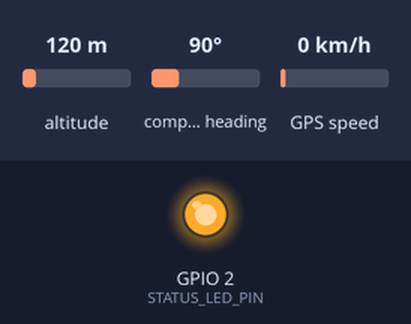
Recording of a sketch running on a simulated ESP8266 (NodeMCU). Parts: output pins drawn as LEDs (lit = HIGH). Inputs (shaded band) come from the test bench; at power-on: altitude 120 m, compass heading 90°, GPS speed 0 km/h. WiFi joins after 1.5 s; servers stay silent unless stated; uploads are accepted with an empty reply; random numbers use the default seed unless the sketch sets one; the GPS gets a fix after 3 s at 37.7749, -122.4194 with 8 satellites; what the sketch prints to the serial monitor is not drawn.

Above: at 0.7 s.
At 2.4 s:
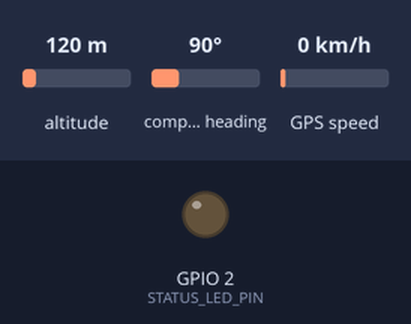
Timing chart, 0 to 3.9 s (numbered marks = the images above):
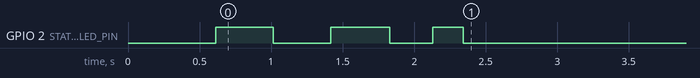

The sketch:

iot.ino
```cpp
/*
 * ARUS IoT sender — ESP8266 + u-blox NEO-6M
 *
 * Library tambahan (Arduino Library Manager): TinyGPSPlus by Mikal Hart
 * Board package: esp8266 by ESP8266 Community
 *
 * Wiring NEO-6M (ubah pin di bawah bila board Anda berbeda):
 *   NEO-6M VCC -> 3V3/5V sesuai modul breakout
 *   NEO-6M GND -> GND
 *   NEO-6M TX  -> D5 / GPIO 14 (GPS_RX_PIN)
 *   NEO-6M RX  -> D6 / GPIO 12 (GPS_TX_PIN, opsional)
 *
 * Isi daftar WIFI_NETWORKS dan SERVER_URL sebelum upload.
 * SERVER_URL harus memakai IP LAN komputer Flask, bukan 127.0.0.1.
 */

#include <ESP8266WiFi.h>
#include <ESP8266HTTPClient.h>
#include <WiFiClientSecureBearSSL.h>
#include <SoftwareSerial.h>
#include <TinyGPSPlus.h>

struct WifiCredential {
  const char *ssid;
  const char *password;
};

const WifiCredential WIFI_NETWORKS[] = {
  {"Azhar Rudin's iPhone", "12345678"}
};

constexpr size_t WIFI_COUNT = sizeof(WIFI_NETWORKS) / sizeof(WIFI_NETWORKS[0]);
constexpr uint32_t WIFI_TIMEOUT_MS = 12000UL;
constexpr uint32_t WIFI_LED_BLINK_MS = 400UL;
const char *SERVER_URL = "https://arus-traffic-intelligence-zeta.vercel.app/api/iot/readings";
const char *DEVICE_ID = "sensor-001";

constexpr int GPS_RX_PIN = 14;  // D5 pada NodeMCU
constexpr int GPS_TX_PIN = 12;  // D6 pada NodeMCU; opsional
constexpr uint32_t GPS_BAUD = 9600;
constexpr uint32_t GPS_MAX_AGE_MS = 10000UL;

// Lokasi cadangan Sensor 001 — koridor Gatot Subroto.
constexpr double FALLBACK_LATITUDE = -6.229171;
constexpr double FALLBACK_LONGITUDE = 106.796941;

// PEMS08 direkam per 5 menit.
constexpr uint32_t SEND_INTERVAL_MS = 5UL * 60UL * 1000UL;

// LED biru onboard NodeMCU V3: D4 / GPIO2, aktif-low.
constexpr int STATUS_LED_PIN = 2;

TinyGPSPlus gps;
SoftwareSerial gpsSerial(GPS_RX_PIN, GPS_TX_PIN);
uint32_t lastSendMs = 0;
uint32_t lastLedBlinkMs = 0;
bool firstReadingPending = true;
bool ledBlinkState = true;

void setupStatusLed() {
  pinMode(STATUS_LED_PIN, OUTPUT);
  digitalWrite(STATUS_LED_PIN, LOW);
}

void setStatusLed(bool on) {
  digitalWrite(STATUS_LED_PIN, on ? LOW : HIGH);
}

void updateDisconnectedLed() {
  const uint32_t now = millis();
  if (now - lastLedBlinkMs < WIFI_LED_BLINK_MS) return;
  lastLedBlinkMs = now;
  ledBlinkState = !ledBlinkState;
  setStatusLed(ledBlinkState);
}

void readGps() {
  while (gpsSerial.available() > 0) {
    gps.encode(gpsSerial.read());
  }
}

void connectWifi() {
  if (WiFi.status() == WL_CONNECTED) return;

  WiFi.mode(WIFI_STA);
  WiFi.persistent(false);

  for (size_t index = 0; index < WIFI_COUNT; ++index) {
    const WifiCredential &network = WIFI_NETWORKS[index];
    if (network.ssid[0] == '\0') continue;

    WiFi.disconnect();
    delay(100);
    Serial.printf("Mencoba Wi-Fi %u/%u: %s", index + 1, WIFI_COUNT, network.ssid);
    WiFi.begin(network.ssid, network.password);

    const uint32_t startedAt = millis();
    while (WiFi.status() != WL_CONNECTED && millis() - startedAt < WIFI_TIMEOUT_MS) {
      readGps();
      updateDisconnectedLed();
      delay(100);
      Serial.print('.');
    }
    Serial.println();

    if (WiFi.status() == WL_CONNECTED) {
      Serial.printf("Wi-Fi tersambung ke %s. IP ESP8266: ", network.ssid);
      Serial.println(WiFi.localIP());
      return;
    }

    Serial.printf("Gagal tersambung ke %s. Mencoba jaringan berikutnya.\n", network.ssid);
  }

  Serial.println("Semua Wi-Fi gagal; daftar akan dicoba lagi pada siklus berikutnya.");
}

float randomFloat(float minimum, float maximum) {
  const float fraction = static_cast<float>(random(0, 1000001)) / 1000000.0f;
  return minimum + fraction * (maximum - minimum);
}

String gpsTimestamp() {
  if (!gps.date.isValid() || !gps.time.isValid() ||
      gps.date.age() > GPS_MAX_AGE_MS || gps.time.age() > GPS_MAX_AGE_MS) return "";

  char timestamp[25];
  snprintf(timestamp, sizeof(timestamp), "%04d-%02d-%02dT%02d:%02d:%02dZ",
           gps.date.year(), gps.date.month(), gps.date.day(),
           gps.time.hour(), gps.time.minute(), gps.time.second());
  return String(timestamp);
}

bool sendReading() {
  // LED normalnya menyala dan hanya padam selama proses pengiriman.
  setStatusLed(false);

  connectWifi();
  if (WiFi.status() != WL_CONNECTED) {
    updateDisconnectedLed();
    return false;
  }
  setStatusLed(false);

  // Nilai trafik otomatis. Kecepatan dibuat berbanding terbalik dengan occupancy.
  const float occupancy = randomFloat(5.0f, 75.0f);       // persen
  const float flow = randomFloat(40.0f, 420.0f);           // kendaraan/5 menit
  const float speed = max(8.0f, 88.0f - occupancy * 0.75f + randomFloat(-7.0f, 7.0f));

  String payload;
  payload.reserve(256);
  payload += "{\"device_id\":\"";
  payload += DEVICE_ID;
  payload += "\",\"flow\":";
  payload += String(flow, 2);
  payload += ",\"occupancy\":";
  payload += String(occupancy, 2);
  payload += ",\"speed\":";
  payload += String(speed, 2);
  const bool gpsReady = gps.location.isValid() && gps.location.age() <= GPS_MAX_AGE_MS;
  const double latitude = gpsReady ? gps.location.lat() : FALLBACK_LATITUDE;
  const double longitude = gpsReady ? gps.location.lng() : FALLBACK_LONGITUDE;
  payload += ",\"latitude\":";
  payload += String(latitude, 6);
  payload += ",\"longitude\":";
  payload += String(longitude, 6);
  if (!gpsReady) {
    Serial.println("GPS tidak valid; memakai lokasi cadangan Sensor 001.");
  }

  const String timestamp = gpsTimestamp();
  if (timestamp.length() > 0) {
    payload += ",\"timestamp\":\"";
    payload += timestamp;
    payload += "\"";
  }
  payload += "}";

  BearSSL::WiFiClientSecure client;
  // Koneksi HTTPS menuju endpoint operasional.
  client.setInsecure();
  HTTPClient http;
  http.setTimeout(10000);

  if (!http.begin(client, SERVER_URL)) {
    Serial.println("URL server tidak valid.");
    setStatusLed(true);
    return false;
  }

  http.addHeader("Content-Type", "application/json");
  const int statusCode = http.POST(payload);
  const String response = statusCode > 0 ? http.getString() : String("HTTP error ") + statusCode;
  http.end();

  Serial.printf("POST status: %d\n", statusCode);
  Serial.println(payload);
  Serial.println(response);
  const bool success = statusCode >= 200 && statusCode < 300;
  setStatusLed(true);
  return success;
}

void setup() {
  Serial.begin(115200);
  setupStatusLed();
  gpsSerial.begin(GPS_BAUD);
  randomSeed(micros() ^ ESP.getChipId());
  delay(500);

  Serial.println("ARUS IoT sender dimulai.");
  connectWifi();
  if (WiFi.status() == WL_CONNECTED) setStatusLed(true);
}

void loop() {
  readGps();

  const uint32_t now = millis();
  const bool sendDue = firstReadingPending || now - lastSendMs >= SEND_INTERVAL_MS;
  if (sendDue) {
    sendReading();
    lastSendMs = millis();
    firstReadingPending = false;
  }

  if (WiFi.status() != WL_CONNECTED) {
    updateDisconnectedLed();
  }

  delay(10);
}
```

Measured:
- by itself, GPIO 2 (STATUS_LED_PIN): goes LOW 0.40 s, HIGH 0.41 s, LOW 0.30 s, HIGH 0.21 s, then LOW
